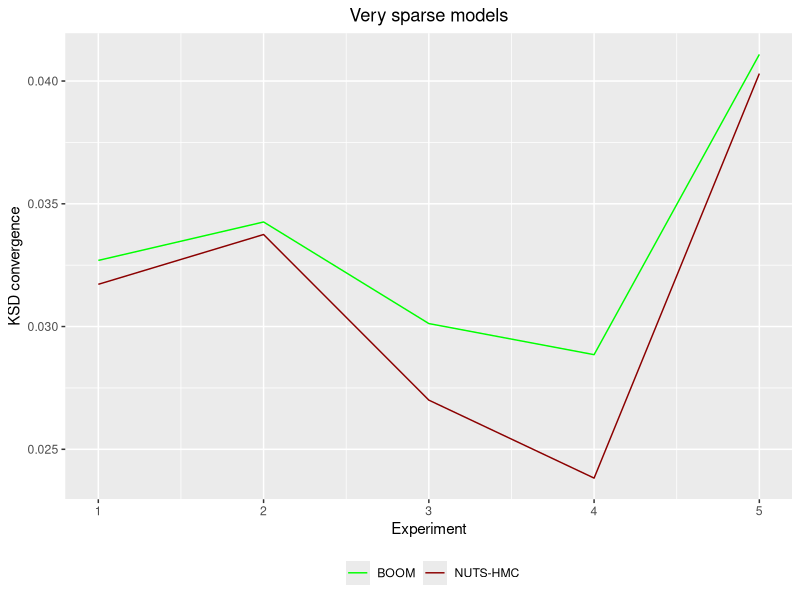

Recreate this plot in R.
# plot by number of dimensions
library(ggplot2)

convergence_bk_d50_slar = read.csv("convergence_bk_d50_slar.csv")
convergence_bps_d50_slar = read.csv("convergence_bps_d50_slar.csv")
convergence_hmc_d50_slar = read.csv("convergence_hmc_d50_slar.csv")

experiment = c(1, 2, 3, 4, 5)

df = data.frame(experiment, bk = convergence_bk_d50_slar$X0, bps = convergence_bps_d50_slar$X0, hmc = convergence_hmc_d50_slar$X0)

#plot 
png("convergence_slar.png", units="in", width=5, height=5, res=600)
ggplot(df, aes(x=experiment)) + 
  geom_line(aes(y = hmc, color="NUTS-HMC")) +
  geom_line(aes(y = bk,  color = "BOOM")) + 
  xlab("Experiment") + 
  ggtitle("Very sparse models")+ 
  theme(plot.title = element_text(hjust = 0.5), legend.position="bottom") + 
  ylab("KSD convergence")+
  scale_colour_manual("", 
                      values = c("BOOM"="green", 
                                 "NUTS-HMC"="darkred")) 
dev.off()
